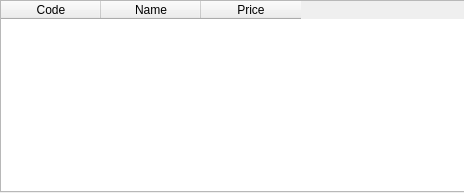
<?xml version="1.0" encoding="UTF-8"?>
<ui version="4.0">
 <class>Dialog</class>
 <widget class="QDialog" name="Dialog">
  <property name="geometry">
   <rect>
    <x>0</x>
    <y>0</y>
    <width>464</width>
    <height>193</height>
   </rect>
  </property>
  <property name="windowTitle">
   <string>Dialog</string>
  </property>
  <widget class="QTableWidget" name="tableWidget">
   <property name="geometry">
    <rect>
     <x>0</x>
     <y>0</y>
     <width>471</width>
     <height>192</height>
    </rect>
   </property>
   <column>
    <property name="text">
     <string>Code</string>
    </property>
   </column>
   <column>
    <property name="text">
     <string>Name</string>
    </property>
   </column>
   <column>
    <property name="text">
     <string>Price</string>
    </property>
   </column>
  </widget>
 </widget>
 <resources/>
 <connections/>
</ui>
